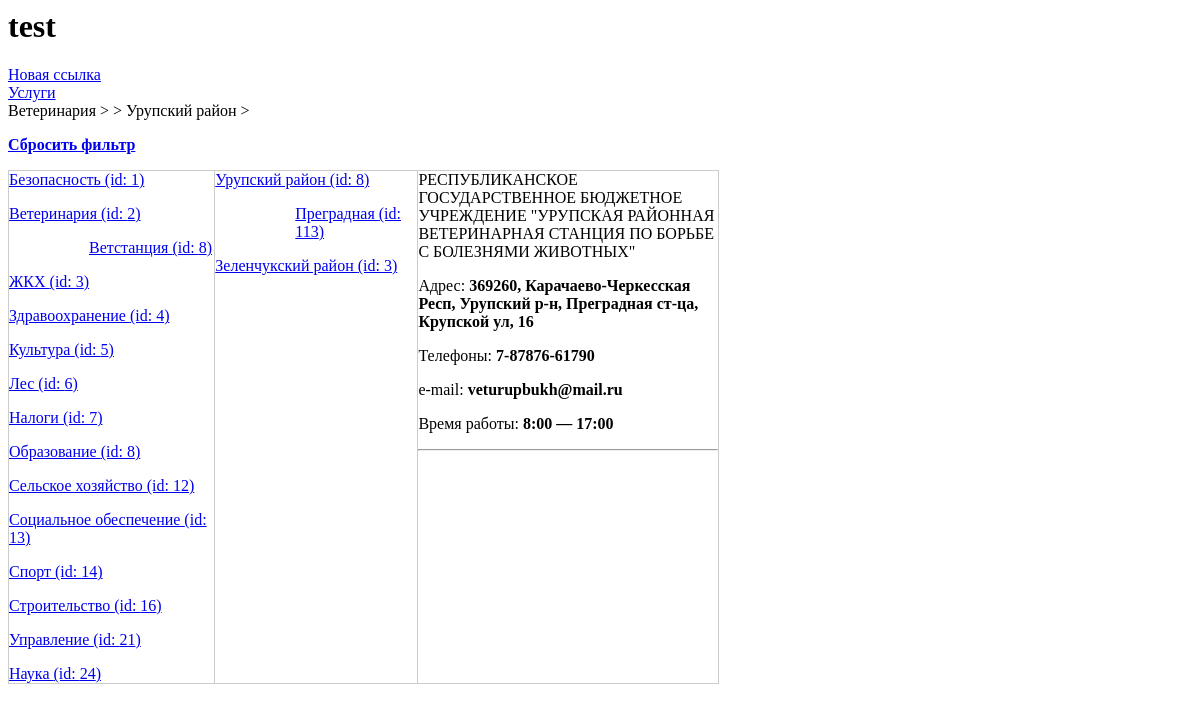
The page /2/0/8/0/ on the database its author committed.
### rep_test_00/models.py (models this page shows, shortened)
class Otrasl(models.Model):
	name = models.CharField(max_length=50, verbose_name='Наименование')
	def __str__(self):
		return self.name
	class Meta:
		verbose_name_plural = 'Отрасли'
		verbose_name = 'Отрасль'

class GorRayon(models.Model):
	region = models.ForeignKey(Regions, null=True, on_delete=models.PROTECT, verbose_name='Регион')
	name = models.CharField(max_length=50, verbose_name='Наименование')
	def __str__(self):
		return self.name
	class Meta:
		verbose_name_plural = 'Города и(или) Районы'
		verbose_name = 'Город и(или) Район'

class PodOtrasl(models.Model):
	otrasl = models.ForeignKey(Otrasl, null=True, on_delete=models.PROTECT, verbose_name='Отрасль')
	name = models.CharField(max_length=50, verbose_name='Наименование')
	class Meta:
		verbose_name_plural = 'Подотрасли'
		verbose_name = 'Подотрасль'

class Nsp(models.Model):
	region = models.ForeignKey(Regions, null=True, on_delete=models.PROTECT, verbose_name='Регион')
	rayon = ChainedForeignKey(
        GorRayon,
        chained_field='region',
        chained_model_field='region',
        show_all=False,
        auto_choose=True,
        null=True,
        verbose_name='Район')
	name = models.CharField(max_length=50, verbose_name='Наименование')
	mo = models.BooleanField(null=True, verbose_name='Муниципальное образование')
	class Meta:
		verbose_name_plural = 'Населенные пункты'
		verbose_name = 'Населеный пункт'

class Org(models.Model):
	otrasl = models.ForeignKey(Otrasl, null=True, on_delete=models.PROTECT, verbose_name='Отрасль')
	pod_otrasl = ChainedForeignKey(
        PodOtrasl,
        chained_field='otrasl',
        chained_model_field='otrasl',
        show_all=False,
        auto_choose=True,
        null=True,
        verbose_name='Подотрасль')
	region = models.ForeignKey(Regions, null=True, on_delete=models.PROTECT, verbose_name='Регион')
	rayon = ChainedForeignKey(
        GorRayon,
        chained_field='region',
        chained_model_field='region',
        show_all=False,
        auto_choose=True,
        null=True,
        verbose_name='Район')
	nsp = ChainedForeignKey(
        Nsp,
        chained_field='rayon',
        chained_model_field='rayon',
        show_all=False,
        auto_choose=True,
        null=True,
        verbose_name='Населенный пункт')
	inn = models.CharField(max_length=12, verbose_name='ИНН')
	name = models.CharField(max_length=300, verbose_name='Наименование')
	name_short = models.CharField(null=True, max_length=300, verbose_name='Сокращенное наименование')
	okved = models.CharField(null=True, max_length=8, verbose_name='ОКВЭД')
	okved_name = models.CharField(null=True, max_length=500, verbose_name='ОКВЭД наименование')
	class Meta:
		verbose_name_plural = 'Организации'
		verbose_name = 'Организация'

class orgContact(models.Model):
	org = models.ForeignKey(Org, null=True, on_delete=models.PROTECT, verbose_name='Организация')
	adres = models.CharField(null=True, blank=True, max_length=200, verbose_name='Адрес')
	telefone = models.CharField(null=True, blank=True, max_length=50, verbose_name='Телефоны')
	email = models.CharField(null=True, blank=True, max_length=50, verbose_name='e-mail')
	url = models.CharField(null=True, blank=True, max_length=50, verbose_name='Интрнет адрес')
	vremya = models.CharField(null=True, blank=True, max_length=50, verbose_name='Время работы')
	class Meta:
		verbose_name_plural = 'Контактная информация'
		verbose_name = 'Контактная информация'

### rep_test_00/views.py (the view)
# urls.py: path('<int:otrasl_id>/<int:podotrasl_id>/<int:rayon_id>/<int:nsp_id>/', by_otrasl),
def by_otrasl(request, otrasl_id, podotrasl_id, rayon_id, nsp_id):
	ME_OTRASL_ID = otrasl_id
	ME_PODOTRASL_ID = podotrasl_id
	ME_RAYON_ID = rayon_id
	ME_NSP_ID = nsp_id
	Rayons = GorRayon.objects.filter(org__rayon__gt=0).distinct()
	Nsps = Nsp.objects.filter(org__nsp__gt=0).distinct()
	Otrasls = Otrasl.objects.filter(org__otrasl__gt=0).distinct()
	PodOtrasls = PodOtrasl.objects.filter(org__pod_otrasl__gt=0).distinct()
	Orgs = Org.objects.all()
	t_otr, t_pod, t_ray, t_nsp = '', '', '', ''
	if ME_OTRASL_ID > 0:
		Orgs = Orgs.filter(otrasl=ME_OTRASL_ID)
		Rayons = Rayons.filter(org__otrasl=ME_OTRASL_ID)
		Nsps = Nsps.filter(org__otrasl=ME_OTRASL_ID)
		t_otr = Otrasl.objects.get(id=ME_OTRASL_ID)
	if ME_PODOTRASL_ID > 0:
		Orgs = Orgs.filter(pod_otrasl=ME_PODOTRASL_ID)
		Rayons = Rayons.filter(org__pod_otrasl=ME_PODOTRASL_ID)
		Nsps = Nsps.filter(org__pod_otrasl=ME_PODOTRASL_ID)
		t_pod = PodOtrasl.objects.get(id=ME_PODOTRASL_ID)
	if ME_RAYON_ID > 0:
		Orgs = Orgs.filter(rayon=ME_RAYON_ID)
		t_ray = GorRayon.objects.get(id=ME_RAYON_ID)
	if ME_NSP_ID > 0:
		Orgs = Orgs.filter(nsp=ME_NSP_ID)
		t_nsp = Nsp.objects.get(id=ME_NSP_ID)
	test = [t_otr, t_pod, t_ray, t_nsp]
	OrgContact = orgContact.objects.all()
	context = {'Rayons':Rayons, 'Nsps':Nsps, 'Otrasls':Otrasls, 'PodOtrasls':PodOtrasls, 'me_otr':ME_OTRASL_ID, 'me_podotr':ME_PODOTRASL_ID, 'me_ray': ME_RAYON_ID, 'me_nsp':ME_NSP_ID, 'Orgs':Orgs, 'test':test, 'OrgContact':OrgContact }
	return render(request, 'org_selector/index_1.html', context)

### rep_test_00/templates/org_selector/index_1.html (shortened to what this page needs)
{% load static %}
<html>
<head>
	<link rel="stylesheet" href="{% static 'org_selector/style.css'%}">
</head>
<body>
	<h1>test</h1>
	<div>
		<a href="/0/0/0/0/0/">Новая ссылка</a>
		<br>
		<a href="/uslugi/0/0/">Услуги</a>
	</div>
	<div>
		{{ test.0 }} > {{ test.1 }} > {{ test.2 }} > {{ test.3 }}
		<p><a href="/0/0/0/0/"><strong>Сбросить фильтр</strong></a></p>
	</div>
	<div class="d-table">
	<div class="d-tr">
	<div class="d-td">
	{% for otrasl in Otrasls %}
		<p><a href="/{{otrasl.id}}/0/{{me_ray}}/{{me_nsp}}/">{{ otrasl.name }} (id: {{ otrasl.id }})</a></p>
		{% if otrasl.id == me_otr %}
		<ol>
		{% for podotrasls in PodOtrasls %}
			{% if podotrasls.otrasl == otrasl %}
				<ul><a href="/{{otrasl.id}}/{{podotrasls.id}}/{{me_ray}}/{{me_nsp}}/">{{ podotrasls.name }} (id: {{ podotrasls.id }})</a></ul>
			{% endif %}
		{% endfor %}
		</ol>
		{% endif %}
	{% endfor %}
	</div>
	<div class="d-td">
	{% for rayon in Rayons %}
		<p><a href="/{{me_otr}}/{{me_podotr}}/{{rayon.id}}/0/">{{ rayon.name }} (id: {{ rayon.id }})</a></p>
		{% if rayon.id == me_ray %}
		<ol>
		{% for nsp in Nsps %}
			{% if nsp.rayon == rayon %}
				<ul><a href="/{{me_otr}}/{{me_podotr}}/{{rayon.id}}/{{nsp.id}}/">{{ nsp.name }} (id: {{ nsp.id }})</a></ul>
			{% endif %}
		{% endfor %}
		</ol>
		{% endif %}
	{% endfor %}
	</div>
	<div class="d-td basic">
		{% if Orgs.count > 0 %}
		{% for org in Orgs %}
			<p>{{ org.name }}</p>
			{% for org_cont in OrgContact %}
				{% if org == org_cont.org %}
					<p>Адрес: <strong>{{ org_cont.adres }}</strong></p>
					<p>Телефоны: <strong>{{ org_cont.telefone }}</strong></p>
					<p>e-mail: <strong>{{ org_cont.email }}</strong></p>
					<p>Время работы: <strong>{{ org_cont.vremya }}</strong></p>
				{% endif %}
			{% endfor %}
			<hr>
		{% endfor %}
		{% else %}
			<p><strong><em>Нет данных ({{ test.0 }} > {{ test.1 }} > {{ test.2 }} > {{ test.3 }})!</em></strong></p>
		{% endif %}
	</div>
	</div>
	</div>
</body>
</html>

### rep_test_00/static/org_selector/style.css (style rules this page uses)
.d-table { display: table; width: 60%; border-collapse: collapse; }
.d-tr { display: table-row; }
.d-td { display: table-cell; border: none; border: 1px solid #ccc; }
.basic { width: 300px; }

### rows shown on the page
Otrasl: name "Ветеринария", id "2"
GorRayon: name "Урупский район", id "8"
Otrasl: name "Безопасность", id "1"
PodOtrasl: name "Ветстанция", id "8"
Otrasl: name "ЖКХ", id "3"
Otrasl: name "Здравоохранение", id "4"
Otrasl: name "Культура", id "5"
Otrasl: name "Лес", id "6"
Otrasl: name "Налоги", id "7"
Otrasl: name "Образование", id "8"
Otrasl: name "Сельское хозяйство", id "12"
Otrasl: name "Социальное обеспечение", id "13"
Otrasl: name "Спорт", id "14"
Otrasl: name "Строительство", id "16"
Otrasl: name "Управление", id "21"
Otrasl: name "Наука", id "24"
Nsp: name "Преградная", id "113"
GorRayon: name "Зеленчукский район", id "3"
Org: name "РЕСПУБЛИКАНСКОЕ ГОСУДАРСТВЕННОЕ БЮДЖЕТНОЕ УЧРЕЖДЕНИЕ \"УРУПСКАЯ РАЙОННАЯ ВЕТЕРИНАРНАЯ СТАНЦИЯ ПО БОРЬБЕ С БОЛЕЗНЯМИ ЖИВОТНЫХ\""
orgContact: adres "369260, Карачаево-Черкесская Респ, Урупский р-н, Преградная ст-ца, Крупской ул, 16", telefone "7-87876-61790", email "veturupbukh@mail.ru", vremya "8:00 — 17:00"
